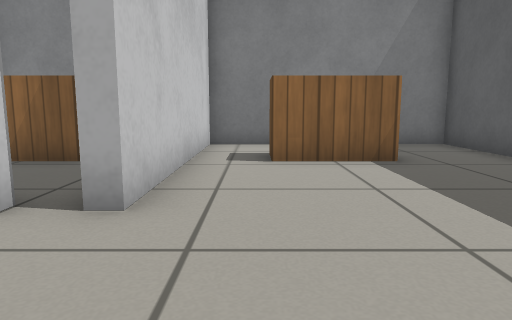
view 1 (above)

15 first-person views from a walk through a robot-simulator world made for Gazebo. The camera is 0.5 m above the floor, tilts 8° down and sees 70° across. The floor is counted in squares, 0.5 m on a side. Each view is taken from the middle of a square. On the plan, view 1 faces up. The plan holds only what a view shows up to about 13 squares ahead; the rest is blank. Simple patterns stand in for the simulator's built-in surfaces.

view 2
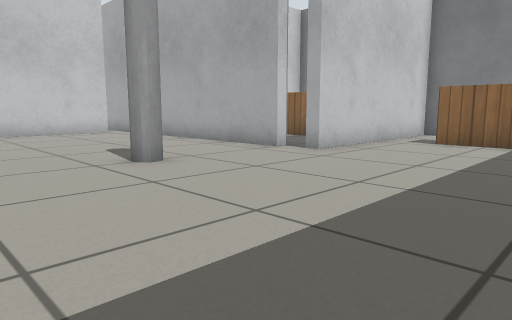

view 3
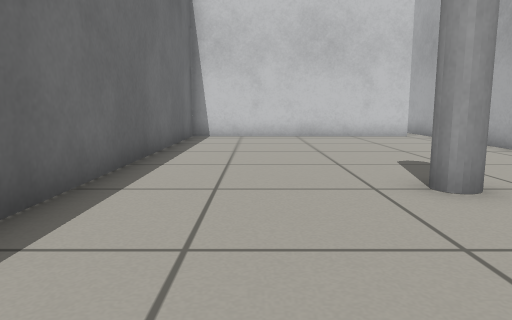

view 4
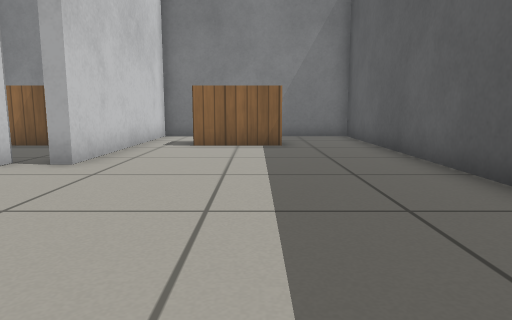

view 5
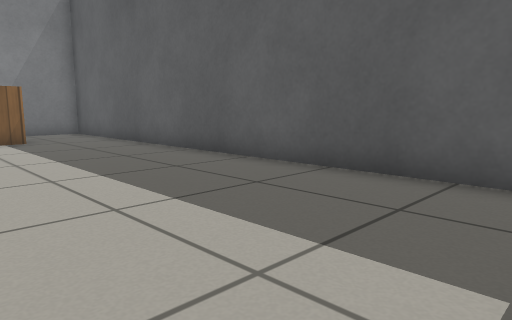

view 6
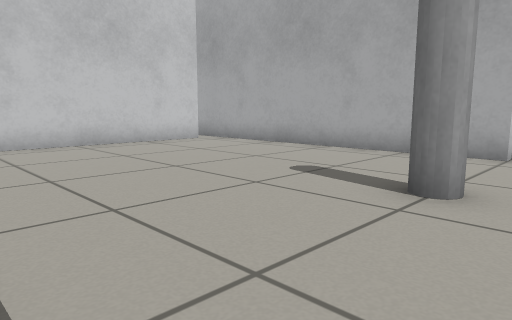

view 7
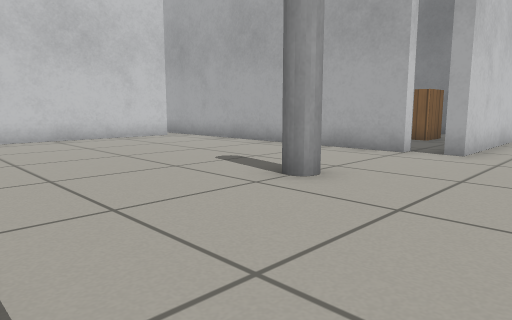

view 8
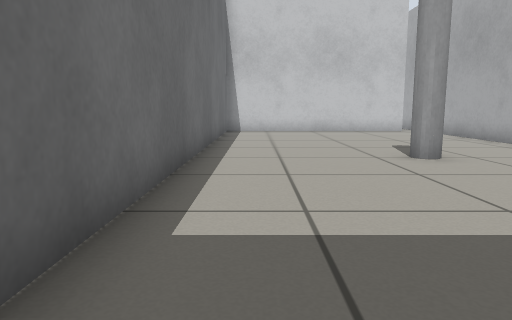

view 9
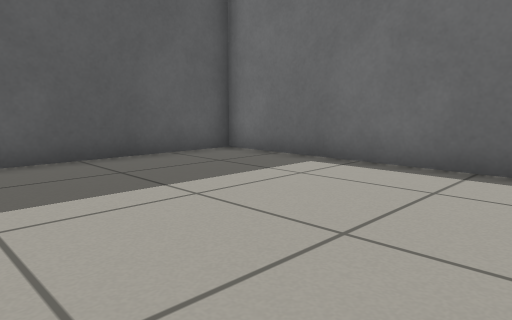

view 10
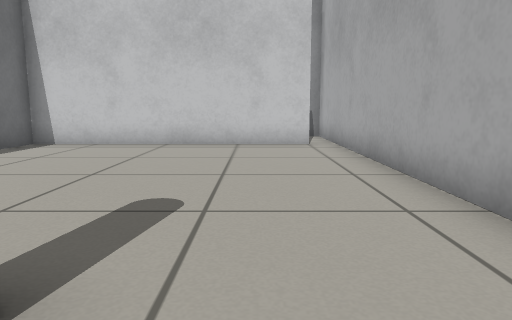

view 11
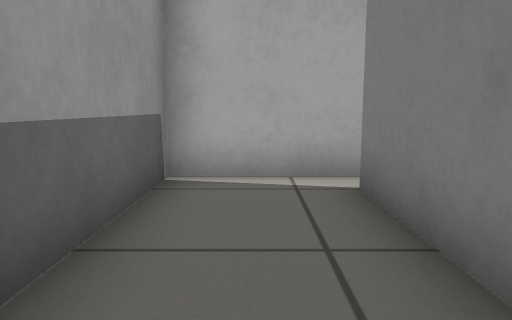

view 12
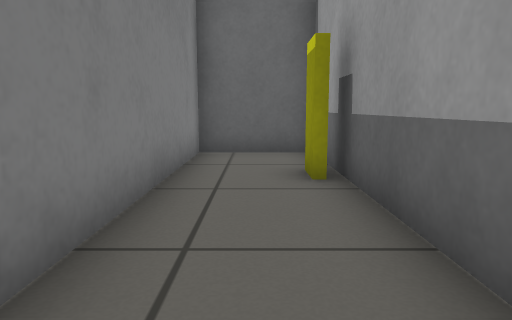

view 13
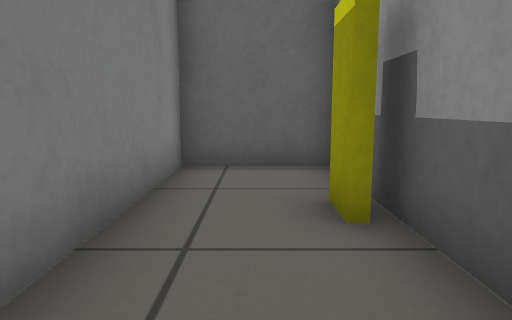

view 14
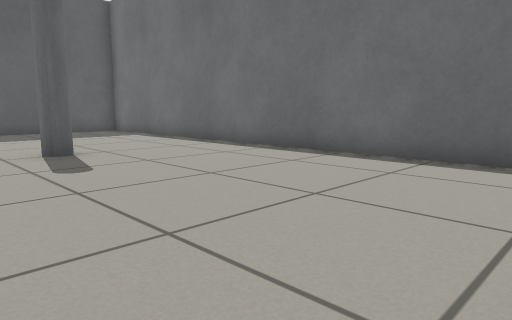

view 15
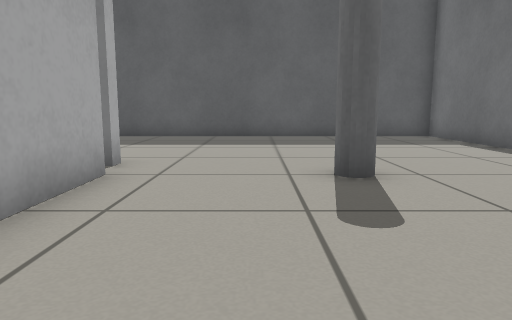

### Floor plan
Points are (right, up) in squares from view 1. A wall is a line through its corners. A room is listed if a view was taken in it or the views show most of it. See-through windows are left out.
Room 1 (views 1, 2, 3, 4, 5, 6, 7, 8, 9, 10, 14, 15)
walls: (-2.5, 3.8) (-2.5, 3.3) (-11.6, 3.3); (-11.3, 2.6) (-11.3, -5.3) (5.3, -5.3) (5.3, 10.3) (-1.3, 10.3) (-1.3, 3.5) (-1.8, 3.5)
ways out: opening at (-12, 3) to room 2
objects: pillar (-3, -1) to (-2, 0); wooden box (1, 7) to (2, 8)
Room 2 (views 11, 12, 13)
walls: (-14.3, -3.4) (-14.3, -5.3) (-11.7, -5.3) (-11.7, 2.5); (-11.6, 3.3) (-14.3, 3.3) (-14.3, -1.5)
ways out: opening at (-12, 3) to room 1
objects: yellow box (-14, -3) to (-14, -2)

Where each view was taken, in squares from view 1:
view 1: 0 up, 0 right, facing up
view 2: 4 down, 4 right, facing up-left
view 3: 3 down, 2 right, facing left
view 4: 3 down, 2 right, facing up
view 5: 5 down, 0 right, facing up-right
view 6: 5 down, 1 left, facing up-left
view 7: 5 down, 1 right, facing up-left
view 8: 4 down, 5 right, facing left
view 9: 1 up, 2 left, facing down-right
view 10: 1 up, 1 left, facing left
view 11: 2 down, 13 left, facing up
view 12: 3 up, 13 left, facing down
view 13: 1 up, 13 left, facing down
view 14: 2 up, 11 left, facing down-right
view 15: 1 up, 8 left, facing right
